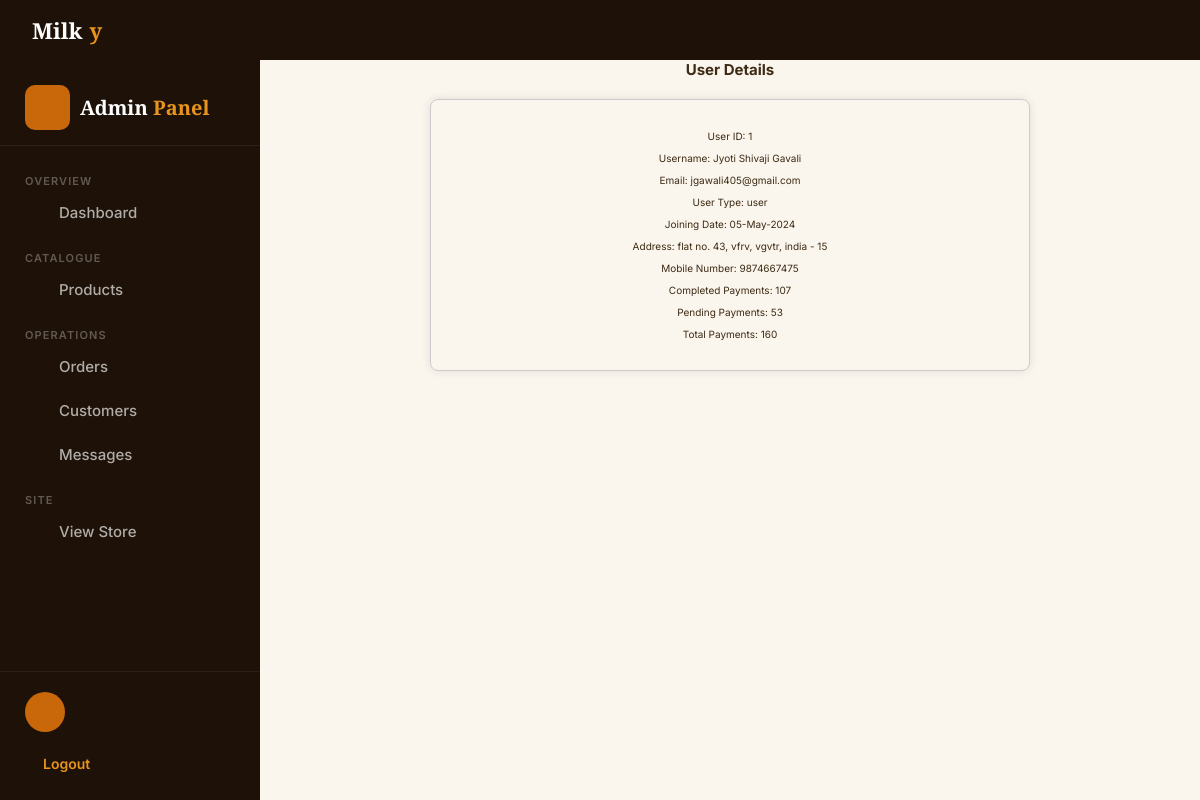
The page /admin_user_details.php?username=Jyoti Shivaji Gavali on the database its author committed.
### tables this page shows
CREATE TABLE `users` (
  `id` int(100) NOT NULL AUTO_INCREMENT,
  `name` varchar(100) NOT NULL,
  `email` varchar(100) NOT NULL,
  `password` varchar(100) NOT NULL,
  `user_type` varchar(20) NOT NULL DEFAULT 'user',
  `joining_date` date DEFAULT NULL,
  `total_payments` decimal(10,2) DEFAULT NULL,
  `pending_payments` decimal(10,2) DEFAULT NULL,
  `address` varchar(255) DEFAULT NULL,
  `mobile_number` varchar(15) DEFAULT NULL,
  PRIMARY KEY (`id`)
);

### admin_user_details.php (the view, shortened to what this page needs)
<?php
include 'admin_header.php';
include 'config.php';
if (isset($_GET['username'])) {
    $username = $_GET['username'];
    $select_user_query = "SELECT u.*,
                                  o.address AS address,
                                  o.number AS mobile_number,
                                  o.placed_on AS joining_date,
                                  IFNULL(SUM(CASE WHEN o.payment_status = 'pending' THEN o.total_price ELSE 0 END), 0) AS pending_payments,
                                  IFNULL(SUM(CASE WHEN o.payment_status = 'completed' THEN o.total_price ELSE 0 END), 0) AS completed_payments,
                                  IFNULL(SUM(CASE WHEN o.payment_status IN ('pending', 'completed') THEN o.total_price ELSE 0 END), 0) AS total_payments
                          FROM users u
                          LEFT JOIN orders o ON u.id = o.user_id
                          WHERE u.name = '$username'";
    $result = mysqli_query($conn, $select_user_query);
    if (mysqli_num_rows($result) > 0) {
        $user = mysqli_fetch_assoc($result);
?>
<!DOCTYPE html>
<html lang="en">
<head>
    <link rel="stylesheet" href="css/admin_style.css">
</head>
<body>
    <section class="user-details">
        <h1>User Details</h1>
        <div class="details-container">
            <p>User ID: <?php echo $user['id']; ?></p>
            <p>Username: <?php echo $user['name']; ?></p>
            <p>Email: <?php echo $user['email']; ?></p>
            <p>User Type: <?php echo $user['user_type']; ?></p>
            <p>Joining Date: <?php echo $user['joining_date']; ?></p>
            <p>Address: <?php echo $user['address']; ?></p>
            <p>Mobile Number: <?php echo $user['mobile_number']; ?></p>
            <p>Completed Payments: <?php echo $user['completed_payments']; ?></p>
            <p>Pending Payments: <?php echo $user['pending_payments']; ?></p>
            <p>Total Payments: <?php echo $user['total_payments']; ?></p>
        </div>
    </section>
</body>
</html>
<?php
    } else {
        echo "User not found.";
    }
} else {
    header("Location: admin_users_search.php");
    exit();
}
?>

### css/admin_style.css (style rules this page uses)
:root { --amber: #c8680a;--amber-dark: #9a4e08;--amber-light: #e8941c;--amber-pale: #fef3e2; --green: #4caf50;--green-dark: #388e3c;--green-light: #81c784; --sky:#0284c7;--sky-light:#e0f2fe; --purple:#7c3aed;--purple-light:#ede9fe; --red:#dc2626;--red-light:#fee2e2; --cream:#fdf8f0;--light-bg:#faf5ed;--white:#ffffff;--dark:#1e1208; --text:#3d2b14;--muted:#7a6050; --border:rgba(76,175,80,.14);--border-md:rgba(76,175,80,.26); --sh-sm:0 2px 10px rgba(30,18,8,.07);--sh-md:0 8px 28px rgba(30,18,8,.11);--sh-lg:0 20px 55px rgba(30,18,8,.18); --r-sm:.5rem;--r-md:1rem;--r-lg:1.8rem;--ease:all .3s ease; --sidebar:26rem; }
*,*::before,*::after { margin:0;padding:0;box-sizing:border-box;outline:none;border:none;text-decoration:none }
body, input, textarea, button, select { font-family:'Inter',sans-serif; }
html { font-size:62.5%;overflow-x:hidden }
body { background:var(--light-bg);color:var(--text);display:flex;flex-direction:column;min-height:100vh }

### admin_user_details.php (style rules this page uses)
.user-details { text-align: center; }
.details-container { border: 1px solid #ccc; padding: 20px; margin: 20px auto; max-width: 600px; border-radius: 8px; box-shadow: 0 0 10px rgba(0, 0, 0, 0.1); }
.details-container p { margin: 10px 0; }

### rows shown on the page
users: id "1", name "Jyoti Shivaji Gavali", email "jgawali405@gmail.com", user_type "user"

### other values the page prints
$label "Dashboard Products Orders Customers Messages"
$user['joining_date'] "05-May-2024"
$user['address'] "flat no. 43, vfrv, vgvtr, india - 15"
$user['mobile_number'] "9874667475"
$user['completed_payments'] "107"
$user['pending_payments'] "53"
$user['total_payments'] "160"
